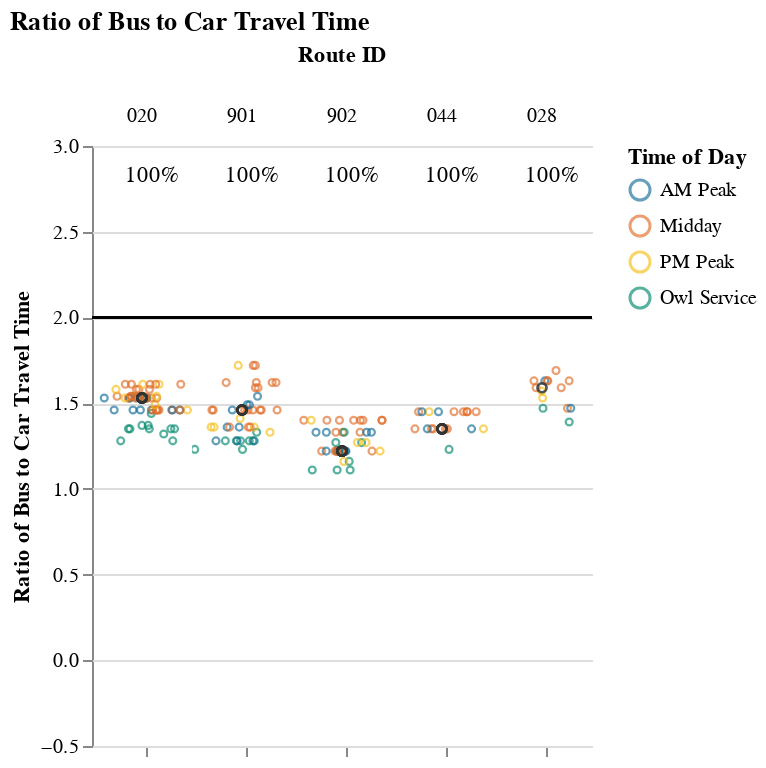
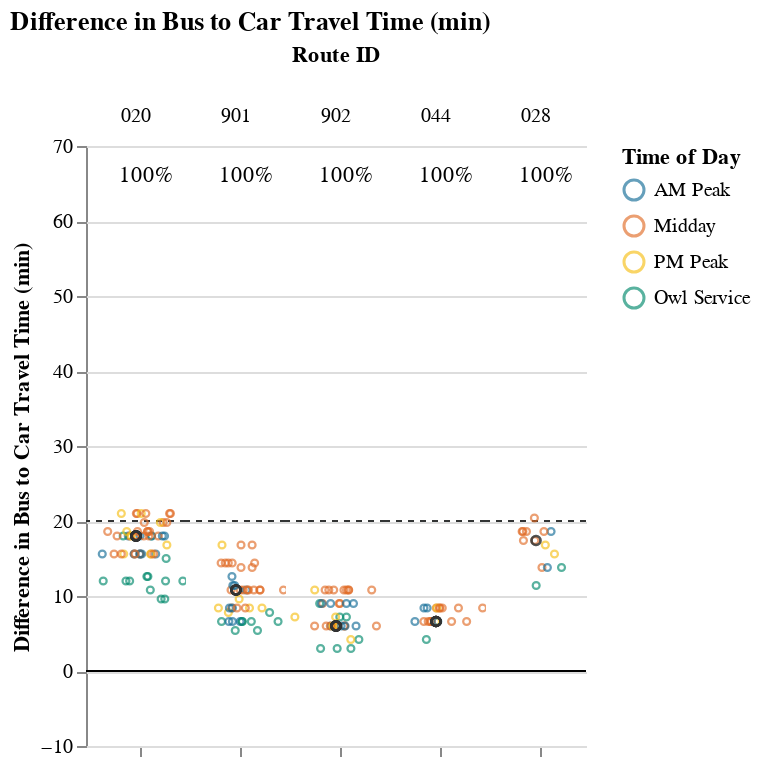

Source (notebook cell) for these figures, in order:
### Markdown cell above
## Viable Competitive Routes
### Short Routes (< 1 hr)

### Code cell
# Allow for possibility that operator doesn't have routes that fall into certain route_groups
# But, jupyterbook will not like markdown with f-string
# separate out route_group and put in each cell, and use try/except + if to display...
# but all 3 route groups must be displayed. just add sentence about why no routes were returned at the end
route_group = "short"
try:
    display_charts_for_route_group(df, route_group)
except:
    print("No routes meet this criteria.")

### Figure 1 — Vega-Lite specification as saved in the notebook (floating-point values rounded to 4 significant figures; data arrays with more than 128 entries replaced by an {"elided": "..."} marker saying what was removed)
{"config": {"view": {"continuousWidth": 400, "continuousHeight": 300, "stroke": null}, "facet": {"spacing": 0}}, "data": {"name": "data-9fb5359ed03578fafa614f4debdb3532"}, "facet": {"column": {"field": "route_id", "sort": ["020", "901", "902", "044", "028"], "title": "Route ID", "type": "nominal"}}, "spec": {"layer": [{"mark": "rule", "encoding": {"color": {"value": "black"}, "y": {"field": "cutoff", "type": "quantitative"}}, "selection": {"selector001": {"type": "interval", "bind": "scales", "encodings": ["x", "y"]}}}, {"mark": {"type": "point", "opacity": 0.65, "size": 12, "strokeWidth": 1.1}, "encoding": {"color": {"field": "time_of_day", "scale": {"range": ["#136C97", "#E16B26", "#F6BF16", "#00896B", "#7790A3", "#5B559C"]}, "sort": ["AM Peak", "Midday", "PM Peak", "Owl Service"], "title": "Time of Day", "type": "nominal"}, "tooltip": [{"field": "route_id", "type": "nominal"}, {"field": "route_name", "type": "nominal"}, {"field": "trip_id", "type": "nominal"}, {"field": "service_hours", "type": "quantitative"}, {"field": "car_duration_hours", "type": "quantitative"}, {"field": "bus_multiplier", "type": "quantitative"}, {"field": "bus_difference", "type": "quantitative"}, {"field": "num_trips", "type": "quantitative"}, {"field": "num_competitive", "type": "quantitative"}, {"field": "pct_trips_competitive", "type": "quantitative"}, {"field": "p25", "type": "quantitative"}, {"field": "p50", "type": "quantitative"}, {"field": "p75", "type": "quantitative"}], "x": {"axis": {"grid": false, "labels": false, "ticks": true, "values": [0]}, "field": "jitter", "scale": {}, "title": null, "type": "quantitative"}, "y": {"field": "bus_multiplier", "scale": {"domain": [-0.25, 3.0]}, "title": "Ratio of Bus to Car Travel Time", "type": "quantitative"}}, "transform": [{"calculate": "sqrt(-2*log(random()))*cos(2*PI*random())", "as": "jitter"}], "width": 50}, {"layer": [{"mark": {"type": "point", "opacity": 0.6, "size": 20, "strokeWidth": 1.3}, "encoding": {"color": {"value": "#323434"}, "y": {"field": "bus_multiplier", "type": "quantitative"}}, "transform": [{"filter": "(datum.p50_trip === 1)"}]}, {"mark": {"type": "text", "align": "center", "baseline": "middle"}, "encoding": {"color": {"value": "black"}, "text": {"field": "pct_trips_competitive", "format": ".0%", "type": "quantitative"}, "tooltip": [{"field": "route_id", "type": "nominal"}, {"field": "route_name", "type": "nominal"}, {"field": "trip_id", "type": "nominal"}, {"field": "service_hours", "type": "quantitative"}, {"field": "car_duration_hours", "type": "quantitative"}, {"field": "bus_multiplier", "type": "quantitative"}, {"field": "bus_difference", "type": "quantitative"}, {"field": "num_trips", "type": "quantitative"}, {"field": "num_competitive", "type": "quantitative"}, {"field": "pct_trips_competitive", "type": "quantitative"}, {"field": "p25", "type": "quantitative"}, {"field": "p50", "type": "quantitative"}, {"field": "p75", "type": "quantitative"}], "x": {"value": 30}, "y": {"value": 15}}, "transform": [{"calculate": "sqrt(-2*log(random()))*cos(2*PI*random())", "as": "jitter"}, {"filter": "(datum.fastest_trip === 1)"}]}]}]}, "resolve": {"scale": {"y": "shared"}}, "title": "Ratio of Bus to Car Travel Time", "$schema": "https://vega.github.io/schema/vega-lite/v4.17.0.json", "datasets": {"data-9fb5359ed03578fafa614f4debdb3532": {"elided": "181 records"}}}

### Figure 2 — Vega-Lite specification as saved in the notebook (floating-point values rounded to 4 significant figures; data arrays with more than 128 entries replaced by an {"elided": "..."} marker saying what was removed)
{"config": {"view": {"continuousWidth": 400, "continuousHeight": 300, "stroke": null}, "facet": {"spacing": 0}}, "data": {"name": "data-6119466796f03f3634f17f5da1bffcb0"}, "facet": {"column": {"field": "route_id", "sort": ["020", "901", "902", "044", "028"], "title": "Route ID", "type": "nominal"}}, "spec": {"layer": [{"mark": "rule", "encoding": {"color": {"value": "black"}, "y": {"field": "cutoff", "type": "quantitative"}}, "selection": {"selector002": {"type": "interval", "bind": "scales", "encodings": ["x", "y"]}}}, {"mark": {"type": "rule", "strokeDash": [3, 3]}, "encoding": {"color": {"value": "#323434"}, "y": {"field": "cutoff2", "type": "quantitative"}}}, {"mark": {"type": "point", "opacity": 0.65, "size": 12, "strokeWidth": 1.1}, "encoding": {"color": {"field": "time_of_day", "scale": {"range": ["#136C97", "#E16B26", "#F6BF16", "#00896B", "#7790A3", "#5B559C"]}, "sort": ["AM Peak", "Midday", "PM Peak", "Owl Service"], "title": "Time of Day", "type": "nominal"}, "tooltip": [{"field": "route_id", "type": "nominal"}, {"field": "route_name", "type": "nominal"}, {"field": "trip_id", "type": "nominal"}, {"field": "service_hours", "type": "quantitative"}, {"field": "car_duration_hours", "type": "quantitative"}, {"field": "bus_multiplier", "type": "quantitative"}, {"field": "bus_difference", "type": "quantitative"}, {"field": "num_trips", "type": "quantitative"}, {"field": "num_competitive", "type": "quantitative"}, {"field": "pct_trips_competitive", "type": "quantitative"}, {"field": "p25", "type": "quantitative"}, {"field": "p50", "type": "quantitative"}, {"field": "p75", "type": "quantitative"}], "x": {"axis": {"grid": false, "labels": false, "ticks": true, "values": [0]}, "field": "jitter", "scale": {}, "title": null, "type": "quantitative"}, "y": {"field": "bus_difference", "scale": {"domain": [-5, 69.0]}, "title": "Difference in Bus to Car Travel Time (min)", "type": "quantitative"}}, "transform": [{"calculate": "sqrt(-2*log(random()))*cos(2*PI*random())", "as": "jitter"}], "width": 50}, {"layer": [{"mark": {"type": "point", "opacity": 0.6, "size": 20, "strokeWidth": 1.3}, "encoding": {"color": {"value": "#323434"}, "y": {"field": "bus_difference", "type": "quantitative"}}, "transform": [{"filter": "(datum.p50_trip === 1)"}]}, {"mark": {"type": "text", "align": "center", "baseline": "middle"}, "encoding": {"color": {"value": "black"}, "text": {"field": "pct_trips_competitive", "format": ".0%", "type": "quantitative"}, "tooltip": [{"field": "route_id", "type": "nominal"}, {"field": "route_name", "type": "nominal"}, {"field": "trip_id", "type": "nominal"}, {"field": "service_hours", "type": "quantitative"}, {"field": "car_duration_hours", "type": "quantitative"}, {"field": "bus_multiplier", "type": "quantitative"}, {"field": "bus_difference", "type": "quantitative"}, {"field": "num_trips", "type": "quantitative"}, {"field": "num_competitive", "type": "quantitative"}, {"field": "pct_trips_competitive", "type": "quantitative"}, {"field": "p25", "type": "quantitative"}, {"field": "p50", "type": "quantitative"}, {"field": "p75", "type": "quantitative"}], "x": {"value": 30}, "y": {"value": 15}}, "transform": [{"calculate": "sqrt(-2*log(random()))*cos(2*PI*random())", "as": "jitter"}, {"filter": "(datum.fastest_trip === 1)"}]}]}]}, "resolve": {"scale": {"y": "shared"}}, "title": "Difference in Bus to Car Travel Time (min)", "$schema": "https://vega.github.io/schema/vega-lite/v4.17.0.json", "datasets": {"data-6119466796f03f3634f17f5da1bffcb0": {"elided": "181 records"}}}
